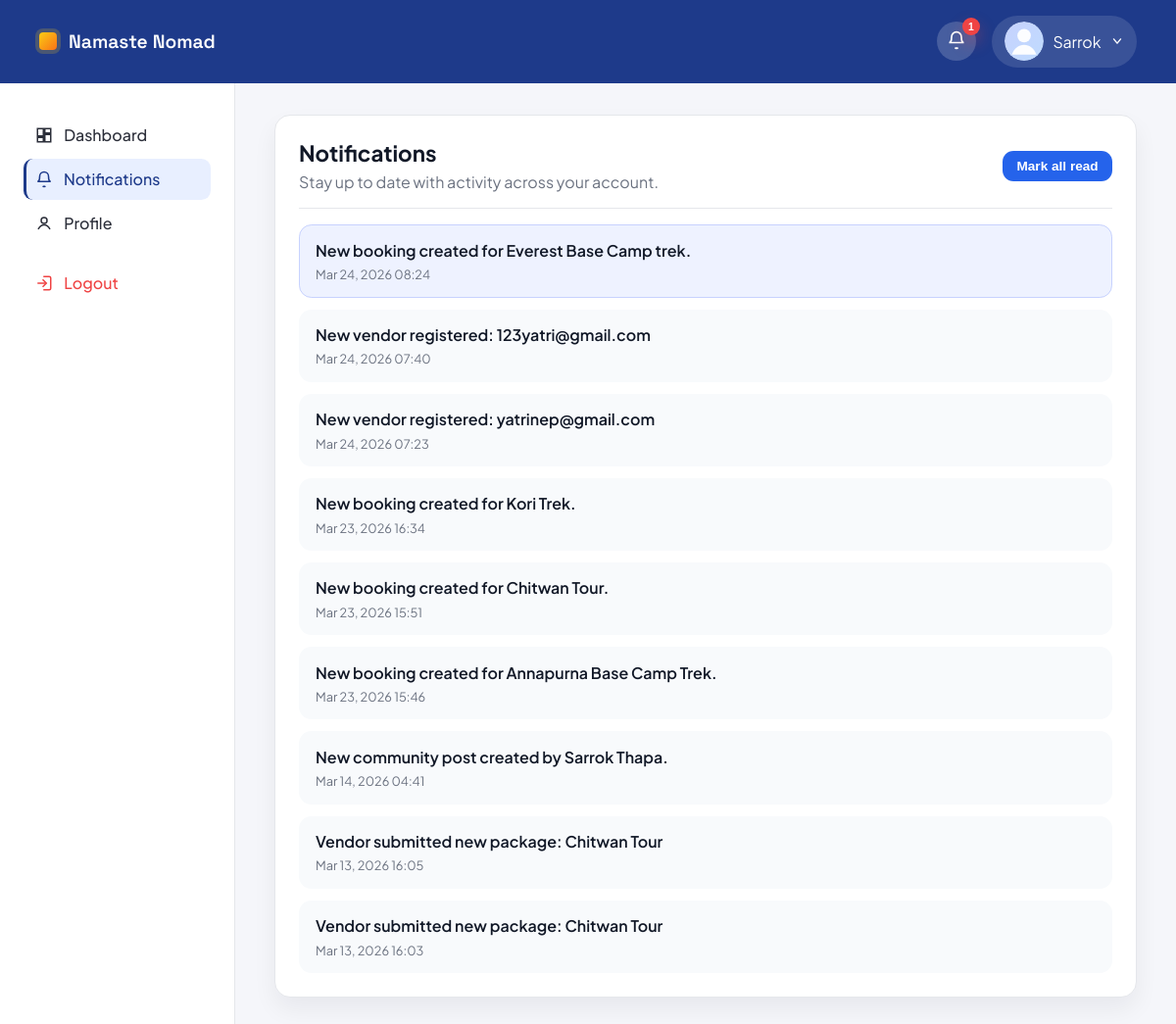
The app's page /accounts/notifications/ (signed in), older data.
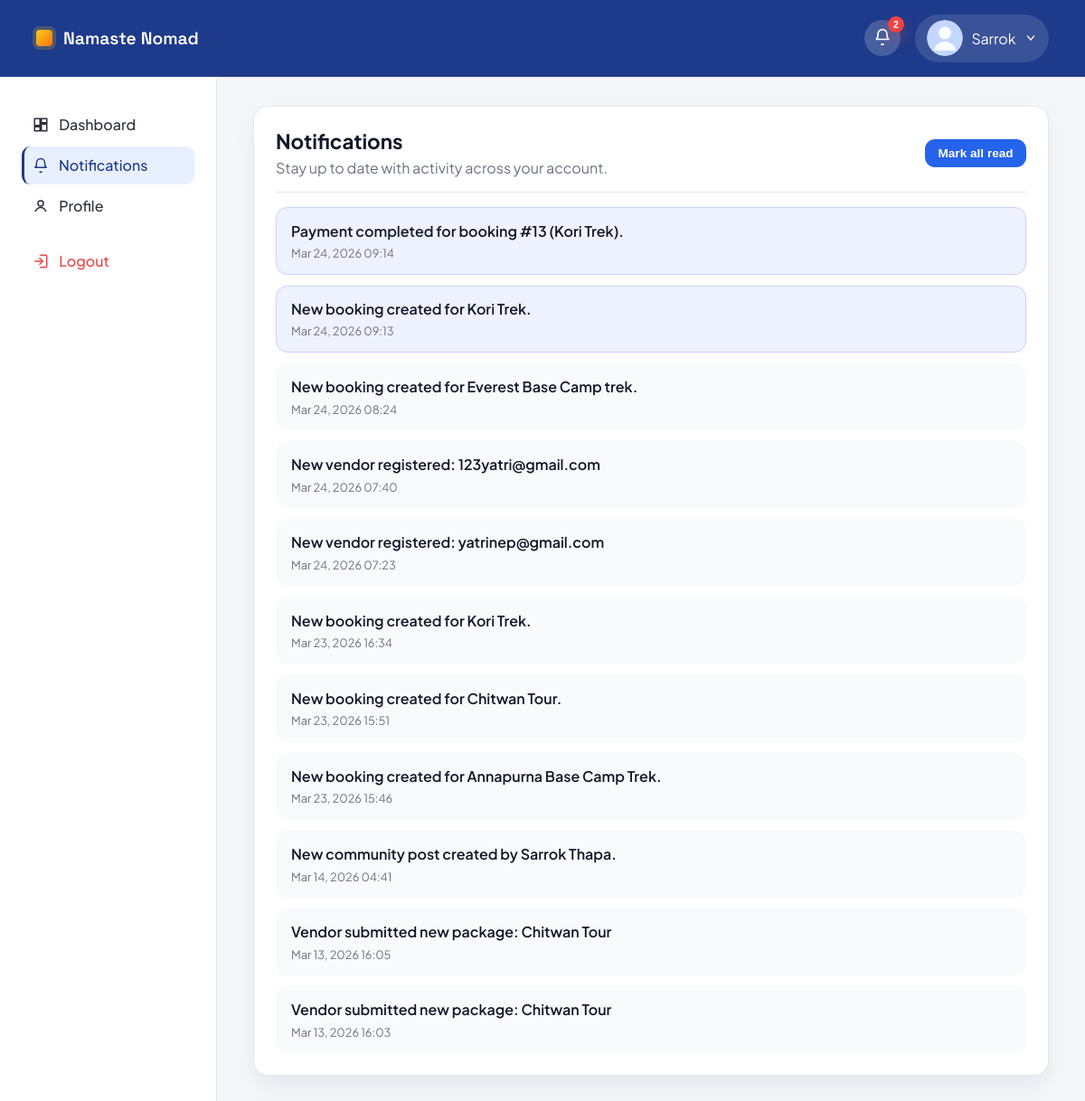
The same page, newer data.
### accounts/models.py (models this page shows, shortened)
class Notification(models.Model):
    TYPE_BOOKING = 'booking'
    TYPE_COMMUNITY_POST = 'community_post'
    TYPE_LIKE = 'like'
    TYPE_COMMENT = 'comment'
    TYPE_VENDOR_APPROVAL = 'vendor_approval'
    TYPE_ADMIN_MESSAGE = 'admin_message'
    TYPE_PACKAGE_APPROVED = 'package_approved'
    TYPE_SUPPORT_MESSAGE = 'support_message'
    TYPE_PACKAGE_SUBMISSION = 'package_submission'
    TYPE_USER_REGISTRATION = 'user_registration'
    TYPE_CHOICES = (
        (TYPE_BOOKING, 'Booking'),
        (TYPE_COMMUNITY_POST, 'Community Post'),
        (TYPE_LIKE, 'Like'),
        (TYPE_COMMENT, 'Comment'),
        (TYPE_VENDOR_APPROVAL, 'Vendor Approval'),
        (TYPE_ADMIN_MESSAGE, 'Admin Message'),
        (TYPE_PACKAGE_APPROVED, 'Package Approved'),
        (TYPE_SUPPORT_MESSAGE, 'Support Message'),
        (TYPE_PACKAGE_SUBMISSION, 'Package Submission'),
        (TYPE_USER_REGISTRATION, 'User Registration'),
    )
    user = models.ForeignKey(
        settings.AUTH_USER_MODEL,
        on_delete=models.CASCADE,
        related_name='notifications',
    )
    message = models.TextField()
    type = models.CharField(max_length=40, choices=TYPE_CHOICES)
    related_object_id = models.PositiveIntegerField(null=True, blank=True)
    is_read = models.BooleanField(default=False)
    created_at = models.DateTimeField(auto_now_add=True)
    class Meta:
        ordering = ('-created_at',)

### accounts/views.py (the view, shortened to what this page needs)
# urls.py: path('notifications/', views.notifications_list, name='notifications_list'),
@never_cache
@login_required(login_url='account_login_choice')
def notifications_list(request):
    notifications = Notification.objects.filter(user=request.user).order_by('-created_at')[:50]
    unread_count = Notification.objects.filter(user=request.user, is_read=False).count()
    for notification in notifications:
        notification.link = notification_link(notification)
    if getattr(request.user, 'user_type', '') == 'admin':
        admin_profile = _get_admin_profile(request.user)
        return render(request, 'accounts/admin_notifications.html', {
            'admin_profile': admin_profile,
            'notifications': notifications,
            'unread_count': unread_count,
            'active_page': 'notifications',
        })

### accounts/context_processors.py (called while the page is built)
def _safe_related(instance, relation_name):
    try:
        return getattr(instance, relation_name)
    except ObjectDoesNotExist:
        return None

def _display_name(user):
    full_name = user.get_full_name().strip()
    return full_name or user.username or user.email or 'Account'

def _avatar_url(user, user_type):
    if user_type == 'traveler':
        profile = _safe_related(user, 'traveler_profile')
        if profile and profile.avatar:
            return profile.avatar.url
    elif user_type == 'vendor':
        profile = _safe_related(user, 'vendor_profile')
        if profile and profile.logo:
            return profile.logo.url
    elif user_type == 'admin':
        profile = _safe_related(user, 'admin_profile')
        if profile and profile.avatar:
            return profile.avatar.url
    return ''

def _dashboard_url(user_type):
    if user_type == 'traveler':
        return reverse('traveler_home')
    if user_type == 'vendor':
        return reverse('vendor_dashboard')
    if user_type == 'admin':
        return reverse('admin_dashboard')
    return reverse('home')

### accounts/templates/accounts/admin_notifications.html (shortened to what this page needs)
{% load static %}
<!DOCTYPE html>
<html lang="en">
<head>
    <link rel="stylesheet" href="{% static 'css/vendor_dashboard.css' %}?v=20260226b">
    <link rel="stylesheet" href="{% static 'css/admin_dashboard.css' %}?v=20260226b">
    <link rel="stylesheet" href="{% static 'css/notifications.css' %}?v=20260313a">
    <link rel="stylesheet" href="{% static 'css/notifications_page.css' %}?v=20260313a">
</head>
<body class="admin-dashboard">
    <header class="topbar admin-topbar">
        <a class="brand" href="{% url 'home' %}">
            <span class="brand-mark"></span>
            <span class="brand-name">Namaste Nomad</span>
        </a>
        <div class="topbar-actions">
            {% include "accounts/includes/notification_bell.html" %}
            <div class="admin-user">
                <div class="avatar topbar-avatar">
                    {% if admin_profile and admin_profile.avatar %}
                        <img class="topbar-avatar-image" src="{{ admin_profile.avatar.url }}" alt="Admin avatar">
                    {% else %}
                        <img class="topbar-avatar-image" src="{% static 'images/default-avatar.svg' %}" alt="Default admin avatar">
                    {% endif %}
                </div>
                <span>{{ request.user.first_name|default:"Admin" }}</span>
                <svg width="14" height="14" viewBox="0 0 20 20" fill="none" aria-hidden="true">
                    <path d="M5 7l5 6 5-6" stroke="currentColor" stroke-width="2" stroke-linecap="round" stroke-linejoin="round"/>
                </svg>
            </div>
        </div>
    </header>
    <div class="dashboard-shell admin-shell">
        <aside class="sidebar admin-sidebar">
            <nav class="sidebar-nav">
                <a class="nav-item" href="{% url 'admin_dashboard' %}">
                    <span class="nav-icon">
                        <svg viewBox="0 0 24 24" fill="none" stroke="currentColor" stroke-width="2">
                            <path d="M3 13h8V3H3v10zM13 21h8V11h-8v10zM13 3h8v6h-8V3zM3 21h8v-6H3v6z"/>
                        </svg>
                    </span>
                    Dashboard
                </a>
                <a class="nav-item {% if active_page == 'notifications' %}active{% endif %}" href="{% url 'notifications_list' %}">
                    <span class="nav-icon">
                        <svg viewBox="0 0 24 24" fill="none" stroke="currentColor" stroke-width="2">
                            <path d="M18 8a6 6 0 1 0-12 0c0 7-3 7-3 7h18s-3 0-3-7"/>
                            <path d="M13.73 21a2 2 0 0 1-3.46 0"/>
                        </svg>
                    </span>
                    Notifications
                </a>
                <a class="nav-item" href="{% url 'admin_profile' %}">
                    <span class="nav-icon">
                        <svg viewBox="0 0 24 24" fill="none" stroke="currentColor" stroke-width="2">
                            <circle cx="12" cy="8" r="4"/>
                            <path d="M4 20c2-4 6-6 8-6s6 2 8 6"/>
                        </svg>
                    </span>
                    Profile
                </a>
                <a class="nav-item logout" href="{% url 'logout' %}">
                    <span class="nav-icon">
                        <svg viewBox="0 0 24 24" fill="none" stroke="currentColor" stroke-width="2">
                            <path d="M10 17l5-5-5-5"/>
                            <path d="M15 12H3"/>
                            <path d="M11 3h8a2 2 0 0 1 2 2v14a2 2 0 0 1-2 2h-8"/>
                        </svg>
                    </span>
                    Logout
                </a>
            </nav>
        </aside>
        <main class="dashboard-main admin-main">
            {% include "accounts/includes/notifications_list.html" %}
        </main>
    </div>
</body>
</html>

### accounts/templates/accounts/includes/notifications_list.html (shortened to what this page needs)
<section class="notifications-page">
    <div class="notifications-page__header">
        <div>
            <h1>Notifications</h1>
            <p>Stay up to date with activity across your account.</p>
        </div>
        <form method="post" action="{% url 'notifications_mark_read' %}" class="notifications-page__actions">
            <button type="submit" class="notifications-page__button">Mark all read</button>
        </form>
    </div>
    <div class="notifications-page__list">
        {% if notifications %}
            {% for notification in notifications %}
                <a class="notifications-page__item{% if not notification.is_read %} unread{% endif %}" href="{{ notification.link }}">
                    <div class="notifications-page__message">{{ notification.message }}</div>
                    <div class="notifications-page__meta">{{ notification.created_at|date:"M d, Y H:i" }}</div>
                </a>
            {% endfor %}
        {% else %}
            <div class="notifications-page__empty">No notifications yet.</div>
        {% endif %}
    </div>
</section>

Row changes from the older to the newer data that the page shows:
added Notification: message "Payment completed for booking #13 (Kori Trek).", created_at "Mar 24, 2026 09:14", is_read False (drawn)
added Notification: message "New booking created for Kori Trek.", created_at "Mar 24, 2026 09:13", is_read False (drawn)
changed Notification "New booking created for Everest Base Camp trek.": is_read False → True (drawn)
Text that changed along with them:
{{ notifications_unread_count|default:0 }}: "1" → "2"
